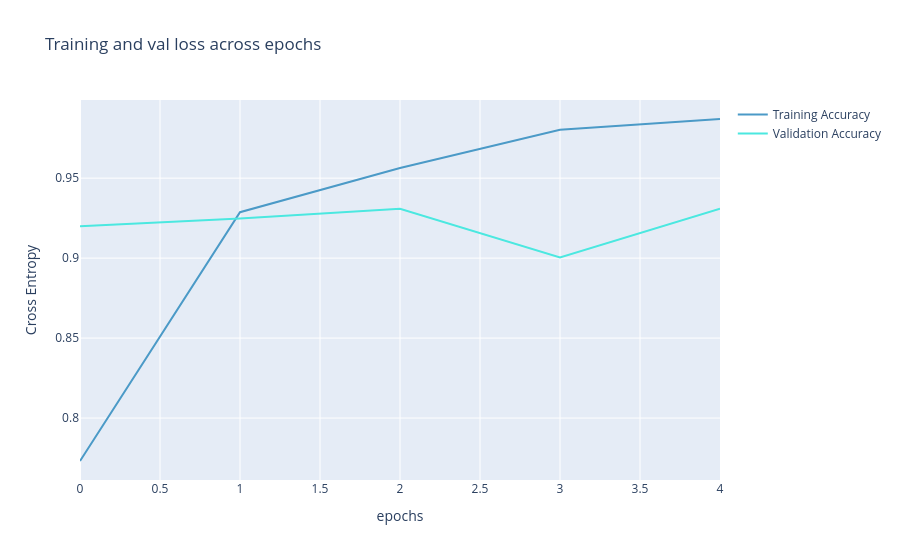

This figure's notebook cell:
### Code cell
from plotly import graph_objects as go
color_chart = ["#4B9AC7", "#4BE8E0", "#9DD4F3", "#97FBF6", "#2A7FAF", "#23B1AB", "#0E3449", "#015955"]

fig = go.Figure(data=[
                      go.Scatter(
                          y=history_finetune["accuracy"],
                          name="Training Accuracy",
                          mode="lines",
                          marker=dict(
                              color=color_chart[0]
                          )),
                      go.Scatter(
                          y=history_finetune["val_accuracy"],
                          name="Validation Accuracy",
                          mode="lines",
                          marker=dict(
                              color=color_chart[1]
                          ))
])
fig.update_layout(
    title='Training and val loss across epochs',
    xaxis_title='epochs',
    yaxis_title='Cross Entropy'    
)
fig.show()

### Figure 1 — Plotly figure (JSON) as saved in the notebook; plotly's stock layout.template omitted (floating-point values rounded to 4 significant figures)
{"data": [{"marker": {"color": "#4B9AC7"}, "mode": "lines", "name": "Training Accuracy", "type": "scatter", "y": [0.7732, 0.9287, 0.9563, 0.9802, 0.987]}, {"marker": {"color": "#4BE8E0"}, "mode": "lines", "name": "Validation Accuracy", "type": "scatter", "y": [0.9199, 0.9248, 0.9308, 0.9005, 0.9308]}], "layout": {"title": {"text": "Training and val loss across epochs"}, "xaxis": {"title": {"text": "epochs"}}, "yaxis": {"title": {"text": "Cross Entropy"}}}}
